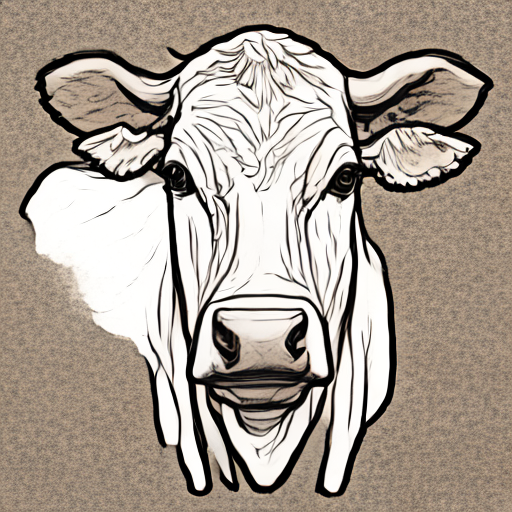
#> input picture sd_turbo_smoke_test.png, 512 x 512 px
$ python -i postprocess.py   (imports and definitions only)
#> lines starting #> are read from the running program, lines starting #| are printed output that depends on the picture; after the words box and inside, x2 and y2 are one past the last pixel; in counts of white or black regions, pixels touching at a corner belong together
#> further down, picture is the input picture: PIL image 512x512 RGB; mean R, G, B 168.9, 157.9, 146.9
"""
PurposeCanvas — Postprocessing Pipeline
Cleans BW images (outline/worksheet) for crisp, print-ready output.
Colour images are passed through unchanged.
"""
import numpy as np
import cv2
from PIL import Image


def postprocess(image: Image.Image, intent_type: str) -> Image.Image:
    """
    Apply postprocessing based on intent type.
    BW types (outline, worksheet): grayscale → adaptive threshold → Lanczos 2× upscale.
    Colour types: pass-through unchanged.
    """
    if intent_type in ("outline", "worksheet"):
        return _clean_bw(image)
    return image


def _clean_bw(image: Image.Image) -> Image.Image:
    """
    Convert to clean black lines on pure white background.
    Steps:
      1. PIL → numpy RGB → BGR (OpenCV)
      2. Grayscale
      3. Adaptive Gaussian threshold → binary BW
      4. Lanczos upscale 2× (512→1024 or 768→1536) for print quality
      5. BGR → RGB → PIL
    """
    # PIL → numpy BGR
    img_np = np.array(image.convert("RGB"))
    img_bgr = cv2.cvtColor(img_np, cv2.COLOR_RGB2BGR)

    # Grayscale
    gray = cv2.cvtColor(img_bgr, cv2.COLOR_BGR2GRAY)
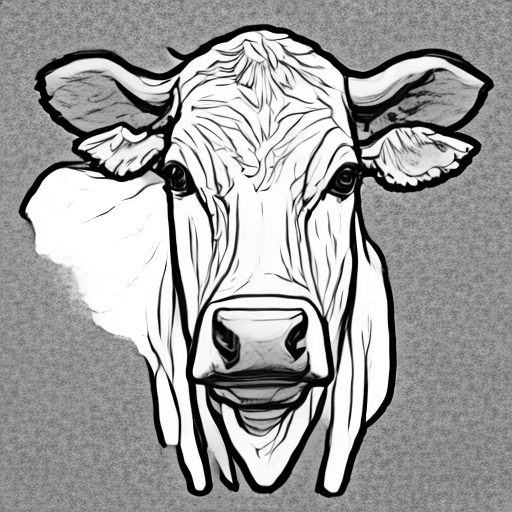
#> gray: shape (512, 512); min 0, max 255, mean 159.9

    # Adaptive threshold: local neighbourhood binarisation
    # Eliminates grey halos that SD-Turbo often produces
    binary = cv2.adaptiveThreshold(
        gray,
        255,
        cv2.ADAPTIVE_THRESH_GAUSSIAN_C,
        cv2.THRESH_BINARY,
        blockSize=11,
        C=2,
    )
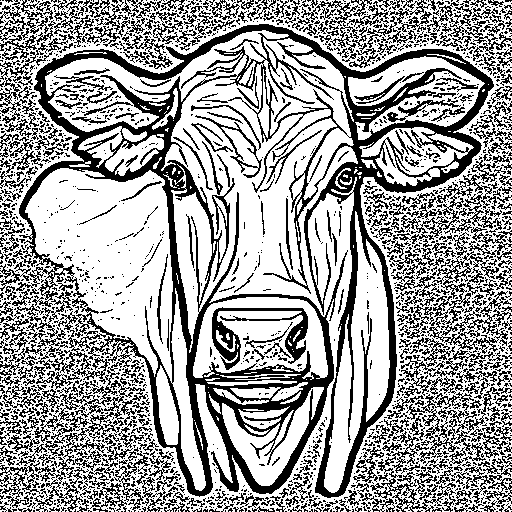
#> binary: shape (512, 512); 63.5% white; 1992 black regions (1597 under 20 px), largest, box (x1, y1, x2, y2) and area: (16, 24, 494, 498) 39246, (0, 370, 149, 508) 3260, (397, 232, 512, 354) 2886

    # Convert back to 3-channel for consistency
    binary_bgr = cv2.cvtColor(binary, cv2.COLOR_GRAY2BGR)

    # Back to PIL
    pil_bw = Image.fromarray(cv2.cvtColor(binary_bgr, cv2.COLOR_BGR2RGB))

    # Lanczos 2× upscale for print quality
    new_w = pil_bw.width * 2
#> new_w = 1024
    new_h = pil_bw.height * 2
#> new_h = 1024
    pil_upscaled = pil_bw.resize((new_w, new_h), Image.LANCZOS)
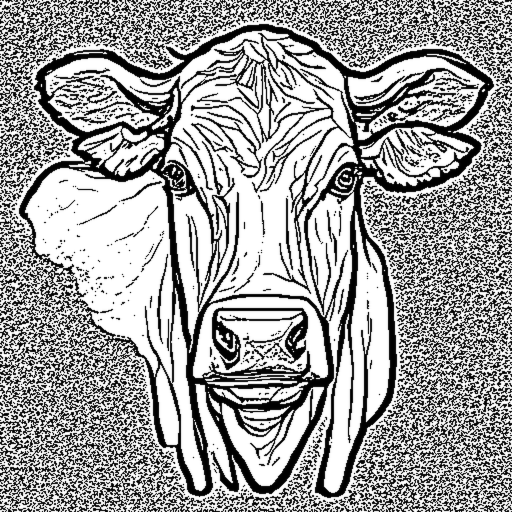
#> pil_upscaled: PIL image 1024x1024 RGB (shown at 1/2 size); min 0, max 255, mean 160.6

    return pil_upscaled


def get_pixel_stats(image: Image.Image) -> dict:
    """
    Compute pixel statistics used by the quality gate.
    Works on the postprocessed image.
    """
    gray_np = np.array(image.convert("L"))  # grayscale numpy
    total = gray_np.size

    black_pixels = int((gray_np < 30).sum())
    white_pixels = int((gray_np > 225).sum())
    gray_pixels = total - black_pixels - white_pixels

    gray_region = gray_np[(gray_np >= 30) & (gray_np <= 225)]
    gray_stddev = float(gray_region.std()) if gray_region.size > 0 else 0.0

    return {
        "total_pixels": total,
        "black_ratio": black_pixels / total,
        "white_ratio": white_pixels / total,
        "gray_ratio": gray_pixels / total,
        "gray_stddev": gray_stddev,
    }

>>> from PIL import Image
>>> picture = Image.open('../sd_turbo_smoke_test.png')
>>> result = _clean_bw(picture)
